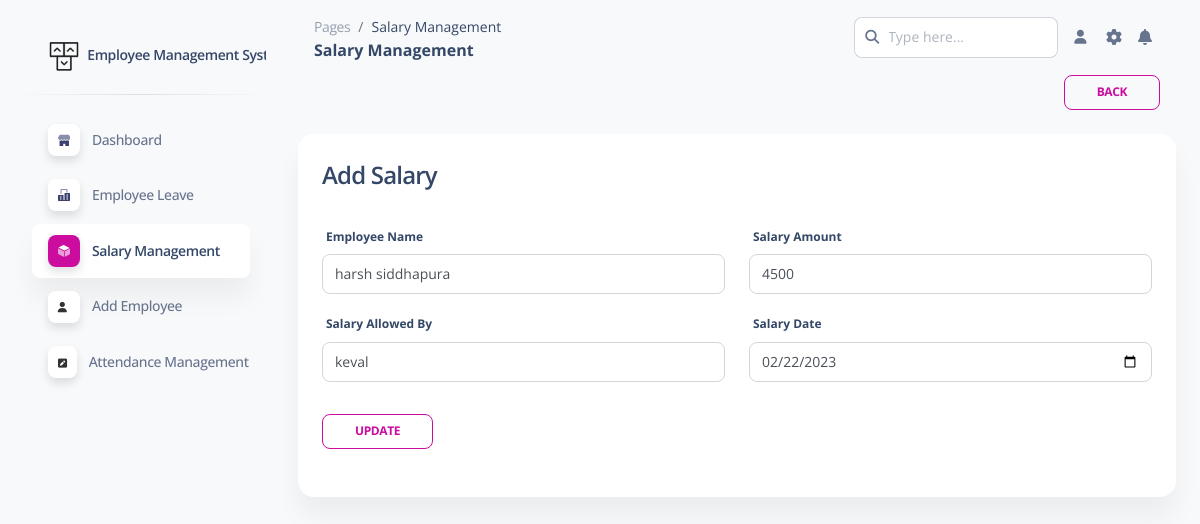
Screenshot of /pages/add_admin_sal.php?id=1 with the database file from the repository.
### tables this page shows
CREATE TABLE `salary__tbl` (
  `id` int(20) NOT NULL,
  `emp_id` int(20) NOT NULL,
  `salary_amount` bigint(80) NOT NULL,
  `salary_allowed_by` varchar(255) NOT NULL,
  `salary_date` varchar(20) NOT NULL
);

CREATE TABLE `user__tbl` (
  `Id` int(20) NOT NULL,
  `user_fname` varchar(255) NOT NULL,
  `user_lname` varchar(255) NOT NULL,
  `user_email` varchar(255) DEFAULT NULL,
  `user_contact` bigint(12) NOT NULL,
  `user_dob` date DEFAULT NULL,
  `user_role` enum('0','1','2') NOT NULL COMMENT '0 = Employee\r\n1 = HR\r\n2 = Owner',
  `user_address` varchar(255) DEFAULT NULL,
  `user_profile_pic` varchar(255) DEFAULT NULL,
  `User_pass` varchar(255) NOT NULL
);

### pages/add_admin_sal.php (the view, shortened to what this page needs)
 <?php
    $conn=mysqli_connect("localhost","root","","employee_management")or die("error in connection");
    $e_id=$_GET['id'];
?>
<!DOCTYPE html>
<html lang="en">
<head>
  <link href="../assets/css/nucleo-icons.css" rel="stylesheet" />
  <link href="../assets/css/nucleo-svg.css" rel="stylesheet" />
  <link href="../assets/css/nucleo-svg.css" rel="stylesheet" />
  <link id="pagestyle" href="../assets/css/soft-ui-dashboard.css?v=1.0.6" rel="stylesheet" />
</head>
<body class="g-sidenav-show  bg-gray-100">
  <aside class="sidenav navbar navbar-vertical navbar-expand-xs border-0 border-radius-xl my-3 fixed-start ms-3 " id="sidenav-main">
    <div class="sidenav-header">
      <a class="navbar-brand m-0"  target="_blank">
        <img src="../assets/img/logo-ct-dark.png" class="navbar-brand-img h-100" alt="main_logo">
        <span class="ms-1 font-weight-bold">Employee Management System</span>
      </a>
    </div>
    <hr class="horizontal dark mt-0">
    <div class="collapse navbar-collapse  w-auto " id="sidenav-collapse-main">
      <ul class="navbar-nav">
        <li class="nav-item">
          <a class="nav-link  " href="dashboard.php">
            <div class="icon icon-shape icon-sm shadow border-radius-md bg-white text-center me-2 d-flex align-items-center justify-content-center">
            </div>
            <span class="nav-link-text ms-1">Dashboard</span>
          </a>
        <li class="nav-item">
          <a class="nav-link " href="emp_leave.php">
            <div class="icon icon-shape icon-sm shadow border-radius-md bg-white text-center me-2 d-flex align-items-center justify-content-center">
            </div>
            <span class="nav-link-text ms-1">Employee Leave</span>
          </a>
        </li>
        <li class="nav-item">
          <a class="nav-link active" href="admin_sal.php">
            <div class="icon icon-shape icon-sm shadow border-radius-md bg-white text-center me-2 d-flex align-items-center justify-content-center">
            </div>
            <span class="nav-link-text ms-1">Salary Management</span>
          </a>
        </li>
        <li class="nav-item">
          <a class="nav-link" href="add_employee.php">
            <div class="icon icon-shape icon-sm shadow border-radius-md bg-white text-center me-2 d-flex align-items-center justify-content-center">
            <i class="fa fa-user me-sm-1" style="color:#000;"></i>
            </div>
            <span class="nav-link-text ms-1">Add Employee</span>
          </a>
        </li>
        <li class="nav-item">
          <a class="nav-link" href="attendence_index.php">
            <div class="icon icon-shape icon-sm shadow border-radius-md bg-white text-center me-2 d-flex align-items-center justify-content-center">
            <i class="fa fa-pencil-square" aria-hidden="true" style="color:#000;"></i>
            </div>
            <span class="nav-link-text ms-1">Attendance Management</span>
          </a>
        </li>
      </ul>
    </div>
  </aside>
  <main class="main-content position-relative max-height-vh-100 h-100 border-radius-lg ">
    <nav class="navbar navbar-main navbar-expand-lg px-0 mx-4 shadow-none border-radius-xl" id="navbarBlur" navbar-scroll="true">
      <div class="container-fluid py-1 px-3">
        <nav aria-label="breadcrumb">
          <ol class="breadcrumb bg-transparent mb-0 pb-0 pt-1 px-0 me-sm-6 me-5">
            <li class="breadcrumb-item text-sm"><a class="opacity-5 text-dark" href="javascript:;">Pages</a></li>
            <li class="breadcrumb-item text-sm text-dark active" aria-current="page">Salary Management</li>
          </ol>
          <h6 class="font-weight-bolder mb-0">Salary Management</h6>
        </nav>
        <div class="collapse navbar-collapse mt-sm-0 mt-2 me-md-0 me-sm-4" id="navbar">
          <div class="ms-md-auto pe-md-3 d-flex align-items-center">
            <div class="input-group">
              <span class="input-group-text text-body"><i class="fas fa-search" aria-hidden="true"></i></span>
              <input type="text" class="form-control" placeholder="Type here...">
            </div>
          </div>
          <ul class="navbar-nav  justify-content-end">
            <li class="nav-item d-flex align-items-center">
              <a href="profile.php" class="nav-link text-body font-weight-bold px-0">
                <i class="fa fa-user me-sm-1"></i>
              </a>
            </li>
            <li class="nav-item px-3 d-flex align-items-center">
                <i class="fa fa-cog fixed-plugin-button-nav cursor-pointer"></i>
            </li>
            <li class="nav-item dropdown pe-2 d-flex align-items-center">
                <i class="fa fa-bell cursor-pointer"></i>
            </li>
          </ul>
        </div>
      </div>
    </nav>
    <div class="container">
    <div class="row">
      <div class="col-md-12">
          <a class="btn btn-outline-primary btn-sm mb-0 me-3" style="float:right;" href="admin_sal.php">Back</a>
      </div>
    </div>
    </div>
    <div class="container-fluid py-4">
      <div class="row">
        <div class="col-12">
          <div class="card mb-4">
            <div class="card-header pb-0">
              <h4>Add Salary</h4>
            </div>
            <div class="card-body px-0 pt-0 pb-2">
              <div class="table-responsive p-0">
                <table class="table align-items-center mb-0">
                  <tbody>
                  <?php
                  $querys="select * from salary__tbl where id=$e_id";
                  $results=mysqli_query($conn,$querys);
                    while($row=mysqli_fetch_array($results)){
                    ?>
                  <div class="card-body">
                      <form role="form" method="POST">
                        <div class="row">
                          <div class="col-md-6">
                            <label>Employee Name</label>
                            <div class="mb-3">
                            <select name="emp_name" class="form-control">
                            <?php
                                $querysss="select * from user__tbl";
                                $resultsss=mysqli_query($conn,$querysss);
                                while($rowss=mysqli_fetch_array($resultsss))
                                {
                                $option = $rowss['user_fname']." ".$rowss['user_lname'];
                                $id = $rowss['Id']; ?>
                                    <option value="<?php echo $id; ?>" <?php if($id == $row['emp_id']){echo "selected";} ?>> <?= $option; ?> </option>
                                <?php }
                            ?>
                            </select>
                          </div>
                          </div>
                          <div class="col-md-6">
                            <label>Salary Amount</label>
                            <div class="mb-3">
                              <input type="text" class="form-control" placeholder="Salary Amount" aria-label="Salary Amount" aria-describedby="Salary Amount-addon" name="salary_amount" value="<?php echo $row['salary_amount']; ?>">
                            </div>
                          </div>
                          <div class="col-md-6">
                            <label>Salary Allowed By</label>
                            <div class="mb-3">
                              <input type="text" class="form-control" placeholder="Salary Allowed By" aria-label="Salary Allowed By" aria-describedby="Salary Allowed By-addon" name="salary_allowed_by" value="<?php echo $row['salary_allowed_by']; ?>">
                            </div>
                          </div>
                          <div class="col-md-6">
                            <label>Salary Date</label>
                            <div class="mb-3">
                              <input type="date" class="form-control" placeholder="Salary Date" aria-label="Salary Date" aria-describedby="Salary Date" name="salary_date" value="<?php echo $row['salary_date'] ?>">
                            </div>
                          </div>
                        </div>
                        <input type="submit" value="Update" name="update" class="btn btn-outline-primary btn-sm mb-3 mt-3 me-3">
                      </form>
                    </div>
                  </table>
              </div>
            </div>
          </div>
        </div>
      </div>
    </div>
                 <?php
                    }
                ?>
  </main>
</body>
</html>

### assets/css/nucleo-svg.css (style rules this page uses)
.icon { display: inline-block; color: #111111; height: 1em; width: 1em; }
.icon-sm { height: 0.8em; width: 0.8em; }
.icon { fill: currentColor; stroke: none; }

### rows the page displays
salary__tbl: emp_name "harsh siddhapura", salary_amount "4500", salary_allowed_by "keval", salary_date "02/22/2023"
